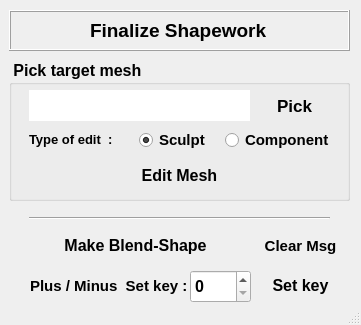
<?xml version="1.0" encoding="UTF-8"?>
<ui version="4.0">
 <class>HT_shapeWork</class>
 <widget class="QMainWindow" name="HT_shapeWork">
  <property name="geometry">
   <rect>
    <x>0</x>
    <y>0</y>
    <width>361</width>
    <height>325</height>
   </rect>
  </property>
  <property name="windowTitle">
   <string>HT_shapeWork (ver.1.0.1)</string>
  </property>
  <widget class="QWidget" name="centralwidget">
   <widget class="QGroupBox" name="pick_GBX">
    <property name="geometry">
     <rect>
      <x>9</x>
      <y>60</y>
      <width>341</width>
      <height>141</height>
     </rect>
    </property>
    <property name="font">
     <font>
      <pointsize>12</pointsize>
      <weight>75</weight>
      <bold>true</bold>
     </font>
    </property>
    <property name="title">
     <string> Pick target mesh  </string>
    </property>
    <widget class="QLineEdit" name="selected_LIE">
     <property name="geometry">
      <rect>
       <x>20</x>
       <y>30</y>
       <width>221</width>
       <height>31</height>
      </rect>
     </property>
     <property name="font">
      <font>
       <pointsize>12</pointsize>
       <weight>75</weight>
       <bold>true</bold>
      </font>
     </property>
     <property name="text">
      <string/>
     </property>
     <property name="frame">
      <bool>false</bool>
     </property>
     <property name="echoMode">
      <enum>QLineEdit::Normal</enum>
     </property>
     <property name="dragEnabled">
      <bool>false</bool>
     </property>
     <property name="readOnly">
      <bool>true</bool>
     </property>
    </widget>
    <widget class="QPushButton" name="pick_BTN">
     <property name="geometry">
      <rect>
       <x>250</x>
       <y>30</y>
       <width>71</width>
       <height>31</height>
      </rect>
     </property>
     <property name="font">
      <font>
       <pointsize>13</pointsize>
       <weight>75</weight>
       <bold>true</bold>
      </font>
     </property>
     <property name="cursor">
      <cursorShape>PointingHandCursor</cursorShape>
     </property>
     <property name="text">
      <string>Pick</string>
     </property>
     <property name="default">
      <bool>true</bool>
     </property>
     <property name="flat">
      <bool>true</bool>
     </property>
    </widget>
    <widget class="QLabel" name="type_LAB">
     <property name="geometry">
      <rect>
       <x>20</x>
       <y>69</y>
       <width>161</width>
       <height>21</height>
      </rect>
     </property>
     <property name="font">
      <font>
       <pointsize>10</pointsize>
       <weight>75</weight>
       <bold>true</bold>
      </font>
     </property>
     <property name="text">
      <string>Type of edit  : </string>
     </property>
    </widget>
    <widget class="QWidget" name="horizontalLayoutWidget">
     <property name="geometry">
      <rect>
       <x>130</x>
       <y>60</y>
       <width>195</width>
       <height>41</height>
      </rect>
     </property>
     <layout class="QHBoxLayout" name="horizontalLayout">
      <item>
       <widget class="QRadioButton" name="sculpt_RDB">
        <property name="font">
         <font>
          <pointsize>11</pointsize>
          <weight>75</weight>
          <bold>true</bold>
         </font>
        </property>
        <property name="text">
         <string>Sculpt</string>
        </property>
        <property name="checked">
         <bool>true</bool>
        </property>
       </widget>
      </item>
      <item>
       <widget class="QRadioButton" name="componentEdit_RDB">
        <property name="font">
         <font>
          <pointsize>11</pointsize>
          <weight>75</weight>
          <bold>true</bold>
         </font>
        </property>
        <property name="text">
         <string>Component</string>
        </property>
       </widget>
      </item>
     </layout>
    </widget>
    <widget class="QPushButton" name="editMesh_BTN">
     <property name="geometry">
      <rect>
       <x>20</x>
       <y>100</y>
       <width>301</width>
       <height>31</height>
      </rect>
     </property>
     <property name="font">
      <font>
       <pointsize>12</pointsize>
       <weight>75</weight>
       <bold>true</bold>
      </font>
     </property>
     <property name="cursor">
      <cursorShape>PointingHandCursor</cursorShape>
     </property>
     <property name="text">
      <string>Edit Mesh</string>
     </property>
     <property name="default">
      <bool>true</bool>
     </property>
     <property name="flat">
      <bool>true</bool>
     </property>
    </widget>
   </widget>
   <widget class="QFrame" name="frame">
    <property name="geometry">
     <rect>
      <x>9</x>
      <y>10</y>
      <width>341</width>
      <height>41</height>
     </rect>
    </property>
    <property name="font">
     <font>
      <pointsize>14</pointsize>
      <weight>75</weight>
      <bold>true</bold>
     </font>
    </property>
    <property name="frameShape">
     <enum>QFrame::Box</enum>
    </property>
    <property name="frameShadow">
     <enum>QFrame::Raised</enum>
    </property>
   </widget>
   <widget class="QLabel" name="title_LAB">
    <property name="geometry">
     <rect>
      <x>90</x>
      <y>15</y>
      <width>201</width>
      <height>31</height>
     </rect>
    </property>
    <property name="font">
     <font>
      <pointsize>14</pointsize>
      <weight>75</weight>
      <bold>true</bold>
      <underline>false</underline>
      <kerning>true</kerning>
     </font>
    </property>
    <property name="frameShape">
     <enum>QFrame::NoFrame</enum>
    </property>
    <property name="text">
     <string>Finalize Shapework</string>
    </property>
   </widget>
   <widget class="Line" name="line_9">
    <property name="geometry">
     <rect>
      <x>29</x>
      <y>210</y>
      <width>301</width>
      <height>16</height>
     </rect>
    </property>
    <property name="orientation">
     <enum>Qt::Horizontal</enum>
    </property>
   </widget>
   <widget class="QLabel" name="setkey_LAB">
    <property name="geometry">
     <rect>
      <x>30</x>
      <y>275</y>
      <width>181</width>
      <height>21</height>
     </rect>
    </property>
    <property name="font">
     <font>
      <pointsize>11</pointsize>
      <weight>75</weight>
      <bold>true</bold>
     </font>
    </property>
    <property name="text">
     <string>Plus / Minus  Set key :</string>
    </property>
   </widget>
   <widget class="QSpinBox" name="setkey_SPB">
    <property name="geometry">
     <rect>
      <x>190</x>
      <y>270</y>
      <width>61</width>
      <height>33</height>
     </rect>
    </property>
    <property name="font">
     <font>
      <pointsize>12</pointsize>
      <weight>75</weight>
      <bold>true</bold>
     </font>
    </property>
   </widget>
   <widget class="QPushButton" name="setkey_BTN">
    <property name="geometry">
     <rect>
      <x>260</x>
      <y>270</y>
      <width>81</width>
      <height>31</height>
     </rect>
    </property>
    <property name="font">
     <font>
      <pointsize>12</pointsize>
      <weight>75</weight>
      <bold>true</bold>
     </font>
    </property>
    <property name="cursor">
     <cursorShape>PointingHandCursor</cursorShape>
    </property>
    <property name="text">
     <string>Set key</string>
    </property>
    <property name="default">
     <bool>true</bool>
    </property>
    <property name="flat">
     <bool>true</bool>
    </property>
   </widget>
   <widget class="QPushButton" name="clearMsg_BTN">
    <property name="geometry">
     <rect>
      <x>260</x>
      <y>230</y>
      <width>81</width>
      <height>31</height>
     </rect>
    </property>
    <property name="font">
     <font>
      <pointsize>11</pointsize>
      <weight>75</weight>
      <bold>true</bold>
     </font>
    </property>
    <property name="cursor">
     <cursorShape>PointingHandCursor</cursorShape>
    </property>
    <property name="text">
     <string>Clear Msg</string>
    </property>
    <property name="default">
     <bool>true</bool>
    </property>
    <property name="flat">
     <bool>true</bool>
    </property>
   </widget>
   <widget class="QPushButton" name="makeBlendShape_BTN">
    <property name="geometry">
     <rect>
      <x>20</x>
      <y>230</y>
      <width>231</width>
      <height>31</height>
     </rect>
    </property>
    <property name="font">
     <font>
      <pointsize>12</pointsize>
      <weight>75</weight>
      <bold>true</bold>
     </font>
    </property>
    <property name="cursor">
     <cursorShape>PointingHandCursor</cursorShape>
    </property>
    <property name="text">
     <string>Make Blend-Shape</string>
    </property>
    <property name="default">
     <bool>true</bool>
    </property>
    <property name="flat">
     <bool>true</bool>
    </property>
   </widget>
   <zorder>makeBlendShape_BTN</zorder>
   <zorder>pick_GBX</zorder>
   <zorder>frame</zorder>
   <zorder>title_LAB</zorder>
   <zorder>line_9</zorder>
   <zorder>setkey_LAB</zorder>
   <zorder>setkey_SPB</zorder>
   <zorder>setkey_BTN</zorder>
   <zorder>clearMsg_BTN</zorder>
  </widget>
  <widget class="QStatusBar" name="statusbar"/>
 </widget>
 <resources/>
 <connections/>
</ui>
